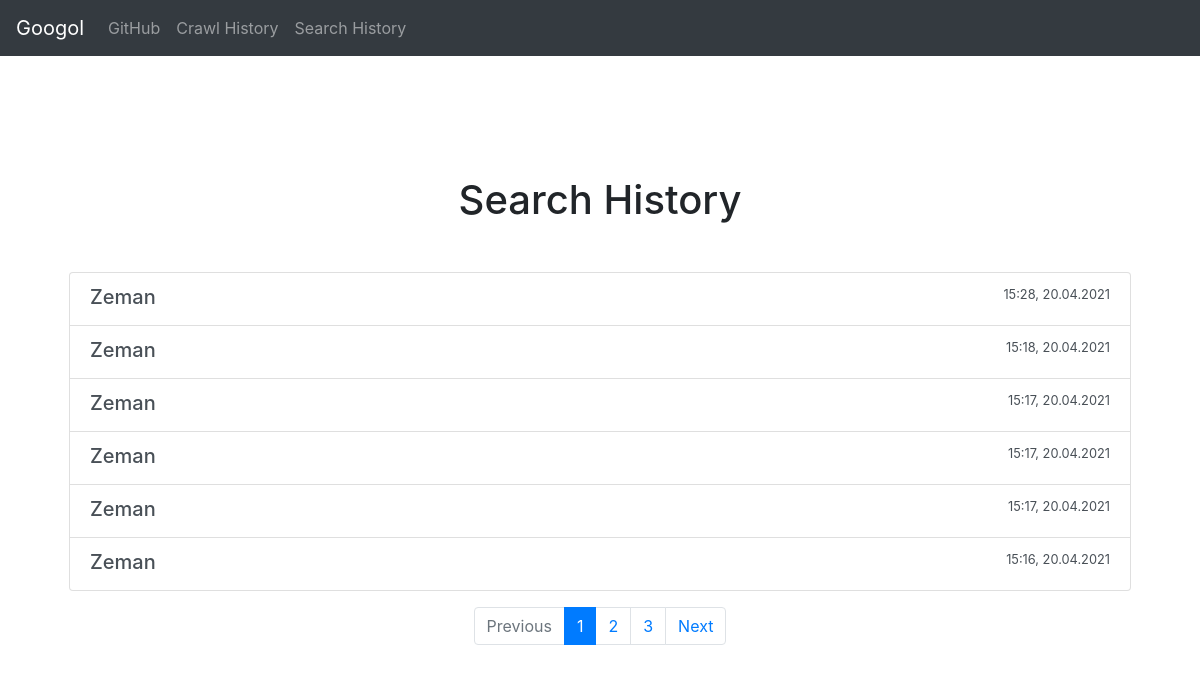
Screenshot of /search-history with the database file from the repository.
### models.py (models this page shows)
class Searches(db.Model):
    id = db.Column(db.Integer, primary_key=True)
    text = db.Column(db.String(255))
    created = db.Column(db.DateTime, default=datetime.datetime.utcnow)

### views.py (the view)
@app.route('/search-history')
def search_history():
    page = request.args.get('page', default=1, type=int)
    searches = Searches.query.order_by(Searches.created.desc()).paginate(page=page, per_page=6)
    return render_template('search-history.html', items=searches.items, searches=searches)

### filters.py (called while the page is built)
@app.template_filter()
def format_datetime(value):
    form = "HH:mm, dd.MM.yyyy"
    return fdt(value, form)

### core/templates/search-history.html
{% extends "base.html" %}
{% from "macros/render_pagination.html" import render_pagination %}
{% block body %}
    <h1 class="my-5">
        Search History
    </h1>
    <div class="row">
        <div class="col-md-12 col-sm-12">
            <div class="list-group">
                {% for item in items %}
                    <a href="/search?text={{ item.text }}" class="list-group-item list-group-item-action flex-column align-items-start">
                        <div class="d-flex w-100 justify-content-between">
                            <h5 class="mb-1">{{ item.text }}</h5>
                            <small>{{ item.created | format_datetime() }}</small>
                        </div>
                    </a>
                {% endfor %}
            </div>
        </div>
    </div>
    <div class="mt-3">
        {{ render_pagination(searches, 'search_history') }}
    </div>
{% endblock %}

### core/templates/base.html (shortened to what this page needs)
<!doctype html>
<html lang="en">
<head>
    <link rel="stylesheet" type="text/css" href="{{ url_for('static', filename='css/bootstrap.min.css') }}">
    <link href="{{ url_for('static', filename='css/starter-template.css') }}" rel="stylesheet">
</head>
<body>
{% include "/components/navigation.html" %}
<main role="main" class="container">
    <div class="starter-template">
        {% block body %} {% endblock %}
    </div>
</main>
</body>
</html>

### core/templates/macros/render_pagination.html
{% macro render_pagination(items, link_url) %}
    <nav aria-label="Page navigation">
        <ul class="pagination justify-content-center">
            {% if items.has_prev %}
                <li class="page-item">
                    <a class="page-link" href="{{ url_for(link_url, page=items.prev_num) }}" tabindex="-1"
                       aria-disabled="true">
                        Previous
                    </a>
                </li>
            {% else %}
                <li class="page-item disabled">
                    <a class="page-link" href="#" tabindex="-1" aria-disabled="true">Previous</a>
                </li>
            {% endif %}
            {% for page_num in items.iter_pages(left_edge=1, right_edge=1, left_current=1, right_current=2) %}
                {% if page_num %}
                    {% if items.page == page_num %}
                        <li class="page-item active">
                            <a class="page-link" href="{{ url_for(link_url, page=page_num) }}">{{ page_num }}</a>
                        </li>
                    {% else %}
                        <li class="page-item">
                            <a class="page-link" href="{{ url_for(link_url, page=page_num) }}">{{ page_num }}</a>
                        </li>
                    {% endif %}
                {% else %}
                    <li class="page-item disabled">
                        <a class="page-link" href="#" aria-disabled="true">
                            <span class=ellipsis>…</span>
                        </a>
                    </li>
                {% endif %}
            {% endfor %}
            {% if items.has_next %}
                <li class="page-item">
                    <a class="page-link" href="{{ url_for(link_url, page=items.next_num) }}" tabindex="-1"
                       aria-disabled="true">
                        Next
                    </a>
                </li>
            {% else %}
                <li class="page-item disabled">
                    <a class="page-link" href="#" tabindex="-1" aria-disabled="true">Next</a>
                </li>
            {% endif %}
        </ul>
    </nav>
{% endmacro %}

### core/templates/components/navigation.html (shortened to what this page needs)
<nav class="navbar navbar-expand-md navbar-dark bg-dark fixed-top">
    <a class="navbar-brand" href="/">Googol</a>
    <div class="collapse navbar-collapse" id="navbarsExampleDefault">
        <ul class="navbar-nav mr-auto">
            <li class="nav-item">
                <a class="nav-link" href="https://github.com/mareklovci/kiv-eitm">GitHub</a>
            </li>
            <li class="nav-item">
                <a class="nav-link" href="\crawl-history">Crawl History</a>
            </li>
            <li class="nav-item">
                <a class="nav-link" href="\search-history">Search History</a>
            </li>
        </ul>
    </div>
</nav>

### core/static/css/starter-template.css (style rules this page uses)
body { padding-top: 5rem; }
.starter-template { padding: 3rem 1.5rem; text-align: center; }
.mb-1 { word-wrap: break-word; }
.list-group-item { text-align: left; }
.small, small { white-space: nowrap; text-overflow: ellipsis; overflow: hidden; display: block; }

### rows the page displays
Searches: text "Zeman", created "15:28, 20.04.2021"
Searches: text "Zeman", created "15:18, 20.04.2021"
Searches: text "Zeman", created "15:17, 20.04.2021"
Searches: text "Zeman", created "15:17, 20.04.2021"
Searches: text "Zeman", created "15:17, 20.04.2021"
Searches: text "Zeman", created "15:16, 20.04.2021"

### other values shown
{{ page_num }} "1"
{{ page_num }} "2" "3"
